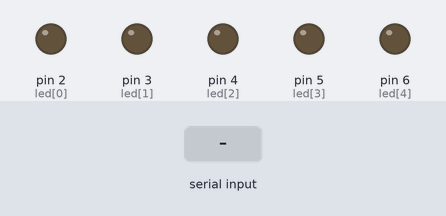
Recording of a sketch running on a simulated Arduino Uno, built with avr-gcc and run on an emulated ATmega328P. On the bench: output pins drawn as LEDs (lit = HIGH). The inputs (shaded band) are chosen by the test bench.

Above: at 1.2 s.
1.3 s: "0" received over Serial
At 2.5 s:
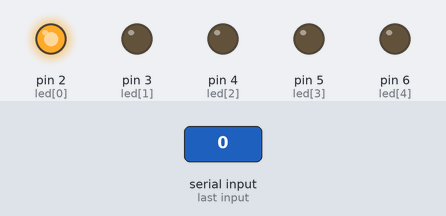
2.8 s: "2" received over Serial
At 3.2 s:
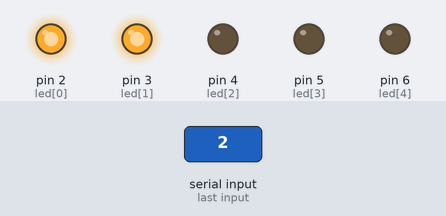
4.3 s: "1" received over Serial
At 5.5 s:
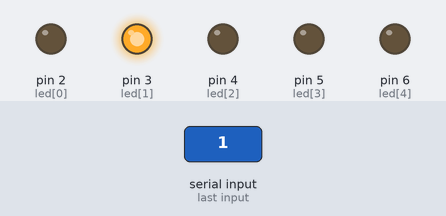
5.8 s: "4" received over Serial
At 6.7 s:
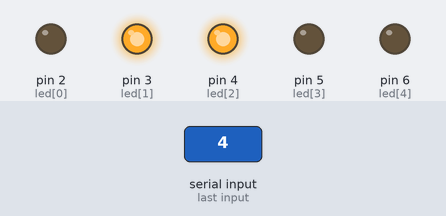
7.3 s: "3" received over Serial
At 7.9 s:
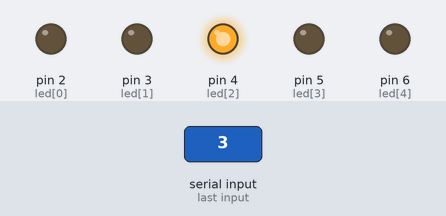
8.8 s: "6" received over Serial
At 9.1 s:
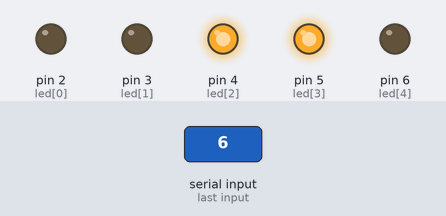
Timing chart, 0 to 11.3 s (numbered marks = the images above; inputs shaded):
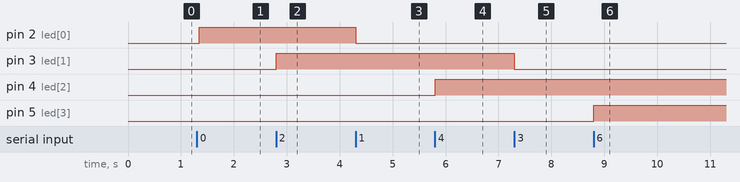

Measured:
- after the input at 1.3 s, pin 2 (led[0]): LOW → HIGH after 0.05 s
- after the input at 2.8 s, pin 3 (led[1]): LOW → HIGH at once
- after the input at 4.3 s, pin 2 (led[0]): HIGH → LOW at once
- after the input at 5.8 s, pin 4 (led[2]): LOW → HIGH at once
- after the input at 7.3 s, pin 3 (led[1]): HIGH → LOW at once
- after the input at 8.8 s, pin 5 (led[3]): LOW → HIGH at once

The sketch:

5Leds.ino
```cpp
/*
 *
 *  Ensender led en Arduino
 *  Driver para Arduino
 *  Encender 5 Led´s
 *  Autor Martin Grasso.
 *
 */

 const int MaxLED = 5;
 const int MinLED = 0;
 int led[MaxLED] = {2,3,4,5,6};
 int dato;

 void setup(){
      for(int i=MinLED;i<=MaxLED;i++){
        pinMode(led[i],OUTPUT);
        Serial.begin(9600);
      }
 }

void loop(){
     dato=Serial.read();
 switch (dato) {
   /****************/
    case '0':
       digitalWrite(led[0],HIGH);
      break;

    case '1':
       digitalWrite(led[0],LOW);
      break;
    /****************/

    /****************/
    case '2':
       digitalWrite(led[1],HIGH);
      break;

    case '3':
       digitalWrite(led[1],LOW);
      break;
    /****************/

/****************/
    case '4':
       digitalWrite(led[2],HIGH);
      break;

    case '5':
       digitalWrite(led[2],LOW);
      break;
    /****************/

    /****************/
    case '6':
       digitalWrite(led[3],HIGH);
      break;

    case '7':
       digitalWrite(led[3],LOW);
      break;
    /****************/

    /****************/
    case '8':
       digitalWrite(led[4],HIGH);
      break;

    case '9':
       digitalWrite(led[4],LOW);
      break;
    /****************/
    }
  delay(50);
}
```
